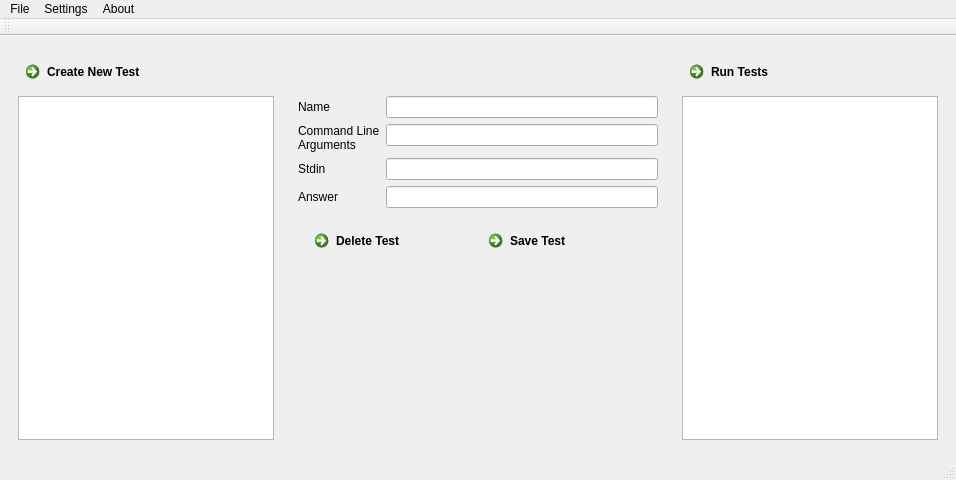
<?xml version="1.0" encoding="UTF-8"?>
<ui version="4.0">
 <class>main_window</class>
 <widget class="QMainWindow" name="main_window">
  <property name="geometry">
   <rect>
    <x>0</x>
    <y>0</y>
    <width>956</width>
    <height>480</height>
   </rect>
  </property>
  <property name="sizePolicy">
   <sizepolicy hsizetype="MinimumExpanding" vsizetype="MinimumExpanding">
    <horstretch>0</horstretch>
    <verstretch>0</verstretch>
   </sizepolicy>
  </property>
  <property name="windowTitle">
   <string>MainWindow</string>
  </property>
  <property name="styleSheet">
   <string notr="true"/>
  </property>
  <widget class="QWidget" name="centralwidget">
   <property name="sizePolicy">
    <sizepolicy hsizetype="MinimumExpanding" vsizetype="MinimumExpanding">
     <horstretch>0</horstretch>
     <verstretch>0</verstretch>
    </sizepolicy>
   </property>
   <layout class="QHBoxLayout" name="horizontalLayout">
    <item>
     <widget class="QWidget" name="selectTestPane" native="true">
      <property name="sizePolicy">
       <sizepolicy hsizetype="Preferred" vsizetype="Preferred">
        <horstretch>3</horstretch>
        <verstretch>0</verstretch>
       </sizepolicy>
      </property>
      <layout class="QVBoxLayout" name="verticalLayout_3">
       <item>
        <widget class="QCommandLinkButton" name="createTest">
         <property name="text">
          <string>Create New Test</string>
         </property>
        </widget>
       </item>
       <item>
        <widget class="QListWidget" name="testList">
         <property name="sizePolicy">
          <sizepolicy hsizetype="Preferred" vsizetype="Preferred">
           <horstretch>2</horstretch>
           <verstretch>1</verstretch>
          </sizepolicy>
         </property>
        </widget>
       </item>
      </layout>
     </widget>
    </item>
    <item>
     <widget class="QStackedWidget" name="editTestPane">
      <property name="sizePolicy">
       <sizepolicy hsizetype="Preferred" vsizetype="Preferred">
        <horstretch>3</horstretch>
        <verstretch>0</verstretch>
       </sizepolicy>
      </property>
      <property name="currentIndex">
       <number>1</number>
      </property>
      <widget class="QWidget" name="Welcome"/>
      <widget class="QWidget" name="editTest">
       <layout class="QVBoxLayout" name="verticalLayout">
        <item>
         <spacer name="verticalSpacer">
          <property name="orientation">
           <enum>Qt::Vertical</enum>
          </property>
          <property name="sizeType">
           <enum>QSizePolicy::Minimum</enum>
          </property>
          <property name="sizeHint" stdset="0">
           <size>
            <width>20</width>
            <height>42</height>
           </size>
          </property>
         </spacer>
        </item>
        <item>
         <layout class="QFormLayout" name="formLayout">
          <property name="rowWrapPolicy">
           <enum>QFormLayout::WrapLongRows</enum>
          </property>
          <item row="1" column="0">
           <widget class="QLabel" name="nameLabel">
            <property name="text">
             <string>Name</string>
            </property>
           </widget>
          </item>
          <item row="1" column="1">
           <widget class="QLineEdit" name="nameLineEdit"/>
          </item>
          <item row="2" column="0">
           <widget class="QLabel" name="cmd_lin_argsLabel">
            <property name="text">
             <string>Command Line
Arguments</string>
            </property>
           </widget>
          </item>
          <item row="2" column="1">
           <widget class="QLineEdit" name="cmd_lin_argsLineEdit"/>
          </item>
          <item row="3" column="0">
           <widget class="QLabel" name="stdinLabel">
            <property name="text">
             <string>Stdin</string>
            </property>
           </widget>
          </item>
          <item row="4" column="0">
           <widget class="QLabel" name="answerLabel">
            <property name="text">
             <string>Answer</string>
            </property>
           </widget>
          </item>
          <item row="4" column="1">
           <widget class="QLineEdit" name="answerLineEdit"/>
          </item>
          <item row="3" column="1">
           <layout class="QHBoxLayout" name="horizontalLayout_3">
            <item>
             <widget class="QLineEdit" name="stdinLineEdit"/>
            </item>
           </layout>
          </item>
         </layout>
        </item>
        <item>
         <widget class="QWidget" name="buttons" native="true">
          <property name="sizePolicy">
           <sizepolicy hsizetype="Preferred" vsizetype="Preferred">
            <horstretch>0</horstretch>
            <verstretch>0</verstretch>
           </sizepolicy>
          </property>
          <layout class="QHBoxLayout" name="horizontalLayout_2">
           <item>
            <widget class="QCommandLinkButton" name="deleteTest">
             <property name="text">
              <string>Delete Test</string>
             </property>
            </widget>
           </item>
           <item>
            <widget class="QCommandLinkButton" name="saveTest">
             <property name="sizePolicy">
              <sizepolicy hsizetype="Preferred" vsizetype="Preferred">
               <horstretch>0</horstretch>
               <verstretch>0</verstretch>
              </sizepolicy>
             </property>
             <property name="text">
              <string>Save Test</string>
             </property>
            </widget>
           </item>
          </layout>
         </widget>
        </item>
        <item>
         <spacer name="verticalSpacer_2">
          <property name="orientation">
           <enum>Qt::Vertical</enum>
          </property>
          <property name="sizeHint" stdset="0">
           <size>
            <width>20</width>
            <height>40</height>
           </size>
          </property>
         </spacer>
        </item>
       </layout>
      </widget>
      <widget class="QWidget" name="newTest">
       <layout class="QVBoxLayout" name="verticalLayout_6">
        <item>
         <spacer name="verticalSpacer_4">
          <property name="orientation">
           <enum>Qt::Vertical</enum>
          </property>
          <property name="sizeType">
           <enum>QSizePolicy::Minimum</enum>
          </property>
          <property name="sizeHint" stdset="0">
           <size>
            <width>20</width>
            <height>42</height>
           </size>
          </property>
         </spacer>
        </item>
        <item>
         <layout class="QFormLayout" name="formLayout_4">
          <property name="rowWrapPolicy">
           <enum>QFormLayout::WrapLongRows</enum>
          </property>
          <item row="1" column="0">
           <widget class="QLabel" name="nameLabel_4">
            <property name="text">
             <string>Name</string>
            </property>
           </widget>
          </item>
          <item row="1" column="1">
           <widget class="QLineEdit" name="nameLineEdit_4"/>
          </item>
          <item row="2" column="0">
           <widget class="QLabel" name="cmd_lin_argsLabel_4">
            <property name="text">
             <string>Command Line
Arguments</string>
            </property>
           </widget>
          </item>
          <item row="2" column="1">
           <widget class="QLineEdit" name="cmd_lin_argsLineEdit_4"/>
          </item>
          <item row="3" column="0">
           <widget class="QLabel" name="stdinLabel_4">
            <property name="text">
             <string>Stdin</string>
            </property>
           </widget>
          </item>
          <item row="3" column="1">
           <widget class="QLineEdit" name="stdinLineEdit_4"/>
          </item>
          <item row="4" column="0">
           <widget class="QLabel" name="answerLabel_4">
            <property name="text">
             <string>Answer</string>
            </property>
           </widget>
          </item>
          <item row="4" column="1">
           <widget class="QLineEdit" name="answerLineEdit_4"/>
          </item>
         </layout>
        </item>
        <item>
         <widget class="QWidget" name="buttons_4" native="true">
          <layout class="QHBoxLayout" name="horizontalLayout_5">
           <item>
            <spacer name="horizontalSpacer">
             <property name="orientation">
              <enum>Qt::Horizontal</enum>
             </property>
             <property name="sizeHint" stdset="0">
              <size>
               <width>40</width>
               <height>20</height>
              </size>
             </property>
            </spacer>
           </item>
           <item>
            <widget class="QCommandLinkButton" name="saveTest_4">
             <property name="text">
              <string>Save Test</string>
             </property>
            </widget>
           </item>
          </layout>
         </widget>
        </item>
        <item>
         <spacer name="verticalSpacer_3">
          <property name="orientation">
           <enum>Qt::Vertical</enum>
          </property>
          <property name="sizeHint" stdset="0">
           <size>
            <width>20</width>
            <height>40</height>
           </size>
          </property>
         </spacer>
        </item>
       </layout>
      </widget>
     </widget>
    </item>
    <item>
     <widget class="QWidget" name="runTestsPane" native="true">
      <property name="sizePolicy">
       <sizepolicy hsizetype="Preferred" vsizetype="Preferred">
        <horstretch>3</horstretch>
        <verstretch>0</verstretch>
       </sizepolicy>
      </property>
      <layout class="QVBoxLayout" name="verticalLayout_2">
       <item>
        <widget class="QCommandLinkButton" name="runTests">
         <property name="text">
          <string>Run Tests</string>
         </property>
        </widget>
       </item>
       <item>
        <widget class="QTableWidget" name="testResults"/>
       </item>
      </layout>
     </widget>
    </item>
   </layout>
  </widget>
  <widget class="QMenuBar" name="menubar">
   <property name="geometry">
    <rect>
     <x>0</x>
     <y>0</y>
     <width>956</width>
     <height>22</height>
    </rect>
   </property>
   <widget class="QMenu" name="menuFile">
    <property name="title">
     <string>File</string>
    </property>
    <addaction name="actionSave"/>
    <addaction name="actionSave_and_Close"/>
    <addaction name="actionOpen_Other_Test_Suite_2"/>
   </widget>
   <widget class="QMenu" name="menuAbout">
    <property name="title">
     <string>About</string>
    </property>
   </widget>
   <widget class="QMenu" name="menuSettings">
    <property name="title">
     <string>Settings</string>
    </property>
   </widget>
   <addaction name="menuFile"/>
   <addaction name="menuSettings"/>
   <addaction name="menuAbout"/>
  </widget>
  <widget class="QStatusBar" name="statusbar"/>
  <widget class="QToolBar" name="toolBar">
   <property name="windowTitle">
    <string>toolBar</string>
   </property>
   <attribute name="toolBarArea">
    <enum>TopToolBarArea</enum>
   </attribute>
   <attribute name="toolBarBreak">
    <bool>false</bool>
   </attribute>
  </widget>
  <action name="actionSave">
   <property name="text">
    <string>Save</string>
   </property>
  </action>
  <action name="actionOpen_Other_Test_Suite">
   <property name="text">
    <string>Open Other Test Suite</string>
   </property>
  </action>
  <action name="actionSave_and_Close">
   <property name="text">
    <string>Save and Close</string>
   </property>
  </action>
  <action name="actionOpen_Other_Test_Suite_2">
   <property name="text">
    <string>Open Other Test Suite</string>
   </property>
  </action>
 </widget>
 <resources/>
 <connections/>
</ui>
